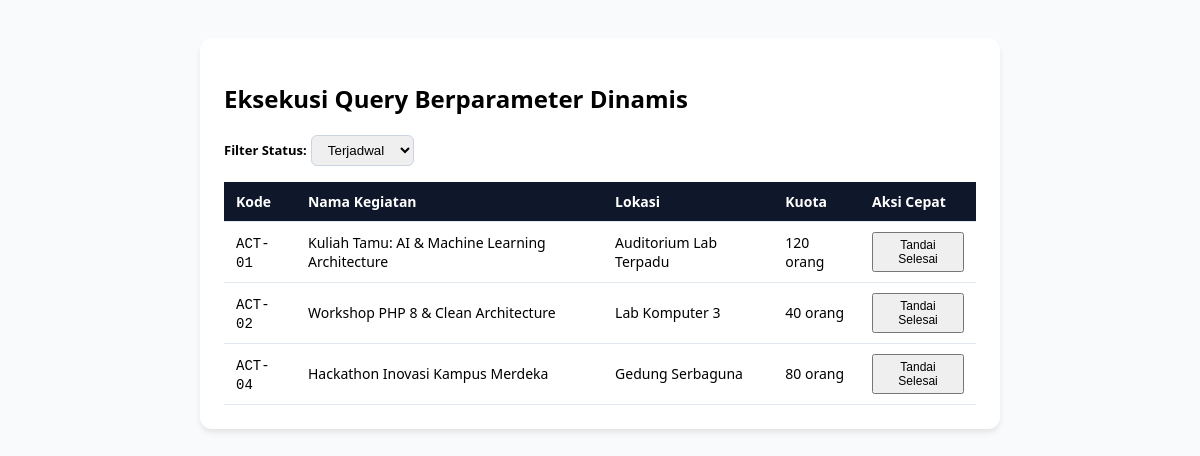
The app's page /starter/02_eksekusi_parameter.php with its own data.
### tables this page shows
CREATE TABLE IF NOT EXISTS `kegiatan` (
    `id` INT AUTO_INCREMENT PRIMARY KEY,
    `kode` VARCHAR(20) NOT NULL UNIQUE,
    `nama` VARCHAR(150) NOT NULL,
    `lokasi` VARCHAR(100) NOT NULL,
    `tanggal` DATE NOT NULL,
    `kuota` INT NOT NULL DEFAULT 50,
    `status` ENUM('terjadwal', 'berlangsung', 'selesai', 'dibatalkan') DEFAULT 'terjadwal',
    `created_at` TIMESTAMP DEFAULT CURRENT_TIMESTAMP
);

### starter/02_eksekusi_parameter.php (the view, shortened to what this page needs)
<?php
class Database
{
    public function run(string $sql, array $params = []): PDOStatement
    {
        $stmt = $this->pdo->prepare($sql);
        $stmt->execute($params);
        return $stmt;
    }
    public function getAll(string $sql, array $params = []): array
    {
        return $this->run($sql, $params)->fetchAll(PDO::FETCH_ASSOC);
    }
}
$pdo = new PDO("mysql:host=127.0.0.1;dbname=pemrograman_lanjut;charset=utf8mb4", "root", "", [PDO::ATTR_ERRMODE => PDO::ERRMODE_EXCEPTION]);
$db = new Database($pdo);
$filterStatus = $_GET['filter'] ?? 'terjadwal';
$kegiatanTerfilter = $db->getAll(
    "SELECT kode, nama, lokasi, kuota, status FROM kegiatan WHERE status = :status ORDER BY kode ASC",
    [':status' => $filterStatus]
);
?>
<!DOCTYPE html>
<html lang="id">
<head>
</head>
<body>
<div class="container">
    <div class="card">
        <h2>Eksekusi Query Berparameter Dinamis</h2>
        <form method="GET" style="margin-bottom: 16px;">
            <label style="font-weight: 600; font-size: 13px;">Filter Status:</label>
            <select name="filter" onchange="this.form.submit()" style="padding: 6px 12px; border-radius: 6px; border: 1px solid #cbd5e1;">
                <option value="terjadwal" <?= $filterStatus === 'terjadwal' ? 'selected' : '' ?>>Terjadwal</option>
            </select>
        </form>
        <table>
            <thead>
                <tr>
                    <th>Kode</th>
                    <th>Nama Kegiatan</th>
                    <th>Lokasi</th>
                    <th>Kuota</th>
                    <th>Aksi Cepat</th>
                </tr>
            </thead>
            <tbody>
                <?php foreach ($kegiatanTerfilter as $k): ?>
                    <tr>
                        <td><code><?= htmlspecialchars($k['kode']) ?></code></td>
                        <td><?= htmlspecialchars($k['nama']) ?></td>
                        <td><?= htmlspecialchars($k['lokasi']) ?></td>
                        <td><?= $k['kuota'] ?> orang</td>
                        <td>
                            <form method="POST" style="display: inline;">
                                <button type="submit" name="update_status" style="padding: 4px 8px; font-size: 12px; cursor: pointer;">
                                    Tandai <?= $k['status'] === 'terjadwal' ? 'Selesai' : 'Terjadwal' ?>
                                </button>
                            </form>
                        </td>
                    </tr>
                <?php endforeach; ?>
            </tbody>
        </table>
    </div>
</div>
</body>
</html>

### starter/02_eksekusi_parameter.php (style rules this page uses)
body { font-family: 'Segoe UI', sans-serif; background: #f8fafc; padding: 30px; }
.container { max-width: 800px; margin: 0 auto; }
.card { background: white; border-radius: 12px; padding: 24px; box-shadow: 0 4px 6px -1px rgba(0,0,0,0.1); margin-bottom: 20px; }
table { width: 100%; border-collapse: collapse; margin-top: 12px; }
th, td { padding: 10px 12px; border-bottom: 1px solid #e2e8f0; text-align: left; font-size: 14px; }
th { background: #0f172a; color: white; }

### records on screen
kegiatan: kode "ACT-01", nama "Kuliah Tamu: AI & Machine Learning Architecture", lokasi "Auditorium Lab Terpadu", kuota "120", status "Selesai"
kegiatan: kode "ACT-02", nama "Workshop PHP 8 & Clean Architecture", lokasi "Lab Komputer 3", kuota "40", status "Selesai"
kegiatan: kode "ACT-04", nama "Hackathon Inovasi Kampus Merdeka", lokasi "Gedung Serbaguna", kuota "80", status "Selesai"
